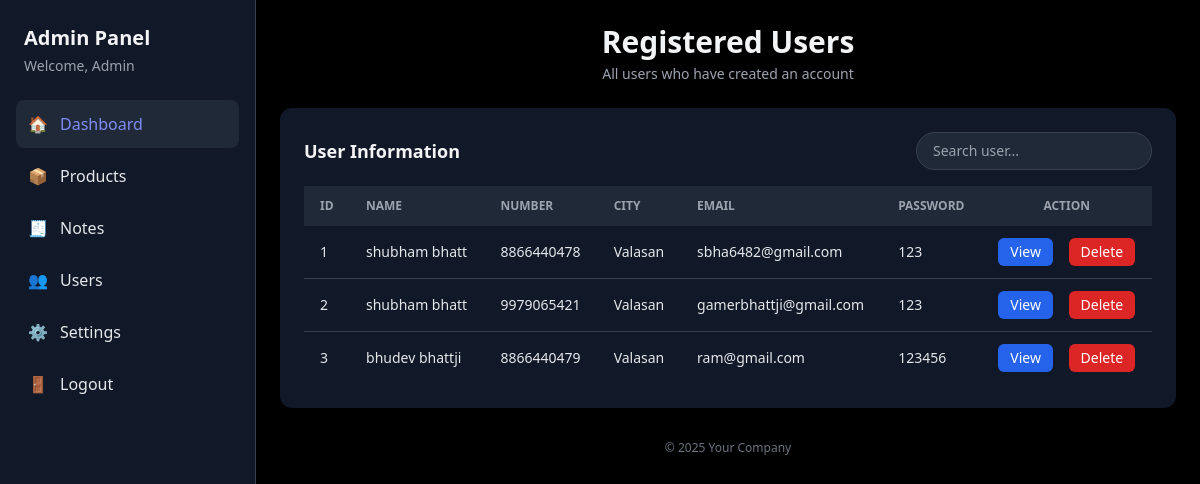
The page /adminapp/admin_userdata/ on the database its author committed.
### myapp/models.py (models this page shows)
class userdata(models.Model):
    fullname=models.CharField(max_length=100)
    email=models.EmailField()
    password=models.CharField(max_length=100)
    mobil=models.IntegerField(max_length=10)
    city=models.CharField(max_length=20)
    profile_img = models.ImageField(upload_to="profile_images/", default="default.png")

### adminapp/views.py (the view)
# urls.py: path('admin_userdata/',views.admin_userdata,name='admin_userdata'),
def admin_userdata(request):
    data=userdata.objects.all()
    return render(request,'admin_userdata.html',{'data':data})

### adminapp/templates/admin_userdata.html (shortened to what this page needs)
<!DOCTYPE html>
<html lang="en">
  <head>
    <script src="https://cdn.tailwindcss.com"></script>
  </head>
  <body class="bg-black text-gray-200 min-h-screen flex">
    <aside class="w-64 bg-gray-900 border-r border-gray-700 hidden md:block">
      <div class="p-6">
        <h2 class="text-xl font-semibold text-gray-100">Admin Panel</h2>
        <p class="text-sm text-gray-400 mt-1">Welcome, Admin</p>
      </div>
      <nav class="px-4 pb-6">
        <ul class="space-y-1">
          <li>
            <a
              href="/adminapp/admin_dashboard"
              class="flex items-center gap-3 p-3 rounded-lg bg-gray-800 text-indigo-400"
            >
              <span class="w-5">🏠</span>
              <span>Dashboard</span>
            </a>
          </li>
          <li>
            <a
              href="/adminapp/admin_product"
              class="flex items-center gap-3 p-3 rounded-lg hover:bg-gray-800"
            >
              <span class="w-5">📦</span>
              <span>Products</span>
            </a>
          </li>
          <li>
            <a
              href="/adminapp/admin_notesdata"
              class="flex items-center gap-3 p-3 rounded-lg hover:bg-gray-800"
            >
              <span class="w-5">🧾</span>
              <span>Notes</span>
            </a>
          </li>
          <li>
            <a
              href="/adminapp/admin_userdata"
              class="flex items-center gap-3 p-3 rounded-lg hover:bg-gray-800"
            >
              <span class="w-5">👥</span>
              <span>Users</span>
            </a>
          </li>
          <li>
            <a
              href="#"
              class="flex items-center gap-3 p-3 rounded-lg hover:bg-gray-800"
            >
              <span class="w-5">⚙️</span>
              <span>Settings</span>
            </a>
          </li>
          <li>
            <a
              href="/adminapp/adminlogout"
              class="flex items-center gap-3 p-3 rounded-lg hover:bg-gray-800"
            >
              <span class="w-5">🚪</span>
              <span>Logout</span>
            </a>
          </li>
        </ul>
      </nav>
    </aside>
    <main class="flex-1 p-6">
      <header class="mb-6 text-center">
        <h1 class="text-3xl font-bold text-gray-100">Registered Users</h1>
        <p class="text-gray-400 text-sm mt-1">
          All users who have created an account
        </p>
      </header>
      <section class="bg-gray-900 p-6 rounded-xl shadow-lg max-w-5xl mx-auto text-gray-200">
        <div class="flex items-center justify-between mb-4">
          <h2 class="text-lg font-semibold text-gray-100">User Information</h2>
          <input
            type="search"
            placeholder="Search user..."
            class="rounded-full bg-gray-800 border border-gray-700 px-4 py-2 text-sm text-gray-200 focus:outline-none focus:ring-1 focus:ring-indigo-400"
          />
        </div>
        <div class="overflow-x-auto">
          <table class="w-full text-sm text-left">
            <thead class="text-xs uppercase text-gray-400 bg-gray-800">
              <tr>
                <th class="px-4 py-3">ID</th>
                <th class="px-4 py-3">Name</th>
                <th class="px-4 py-3">Number</th>
                <th class="px-4 py-3">City</th>
                <th class="px-4 py-3">Email</th>
                <th class="px-4 py-3">password</th>
                <th class="px-4 py-3 text-center">Action</th>
              </tr>
            </thead>
            <tbody class="divide-y divide-gray-700">
              {% for i in data %}
              <tr>
                <td class="px-4 py-3">{{i.id}}</td>
                <td class="px-4 py-3">{{i.fullname}}</td>
                <td class="px-4 py-3">{{i.mobil}}</td>
                <td class="px-4 py-3">{{i.city}}</td>
                <td class="px-4 py-3">{{i.email}}</td>
                <td class="px-4 py-3">{{i.password}}</td>
                <td class="px-4 py-3 text-center">
                  <button
                    class="text-white bg-blue-600 px-3 py-1 rounded-md text-sm hover:bg-blue-700"
                  >
                    View
                  </button>
                  <button
                    class="text-white bg-red-600 px-3 py-1 rounded-md text-sm ml-3 hover:bg-red-700"
                  >
                    Delete
                  </button>
                </td>
              </tr>
              {% endfor %}
            </tbody>
          </table>
        </div>
      </section>
      <footer class="mt-8 text-center text-xs text-gray-500">
        &copy; <span id="year"></span> Your Company
      </footer>
    </main>
  </body>
</html>

### rows shown on the page
userdata: id "1", fullname "shubham bhatt", mobil "8866440478", city "Valasan", email "sbha6482@gmail.com", password "123"
userdata: id "2", fullname "shubham bhatt", mobil "9979065421", city "Valasan", email "gamerbhattji@gmail.com", password "123"
userdata: id "3", fullname "bhudev bhattji", mobil "8866440479", city "Valasan", email "ram@gmail.com", password "123456"
